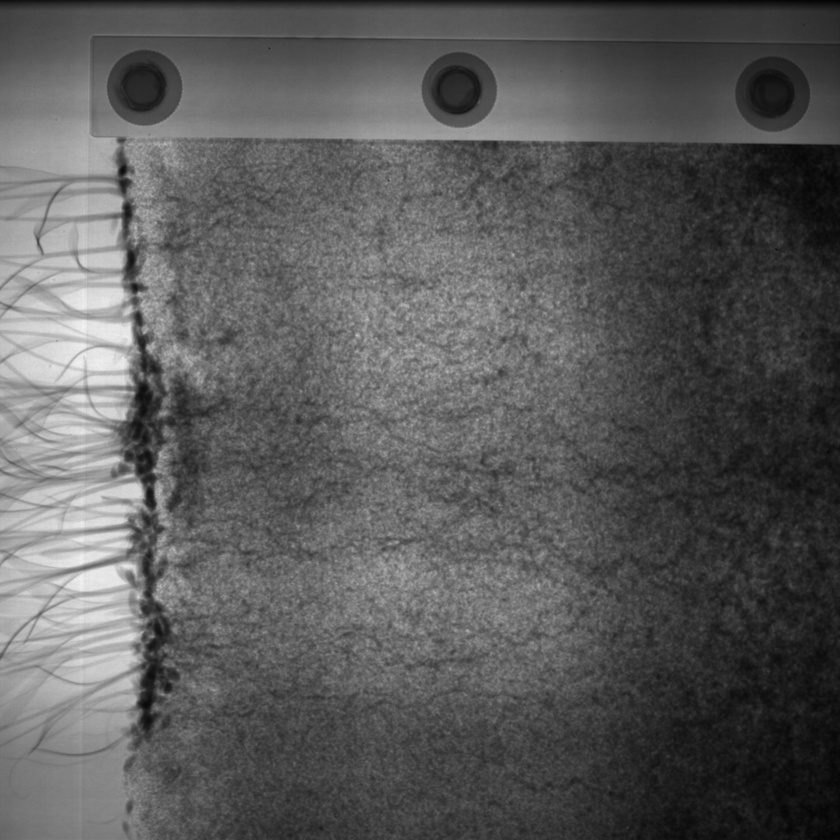
#> input picture working_with_images/panoramic stitching/data/left_image.jpg, 840 x 840 px, shrunk from 2048 x 2048 before the run
$ python script.py
#> lines starting #> are read from the running program, lines starting #| are printed output that depends on the picture
import cv2
import numpy as np
import os

# left_image = 'data/left_image.tif'
# right_image = 'data/right_image.tif'
# assert os.path.exists(left_image)
# assert os.path.exists(right_image)
# top = cv2.imread(left_image, cv2.IMREAD_UNCHANGED)
# bottom = cv2.imread(right_image, cv2.IMREAD_UNCHANGED)

# https://www.youtube.com/watch?v=ToldvnUtBh0
left_jpg = 'data/left_image.jpg'
right_jpg = 'data/right_image.jpg'
assert os.path.exists(left_jpg)
assert os.path.exists(right_jpg)
left = cv2.imread(left_jpg, cv2.IMREAD_UNCHANGED)
#> left is the input picture: shape (840, 840); min 3, max 243, mean 90.2
right = cv2.imread(right_jpg, cv2.IMREAD_UNCHANGED)
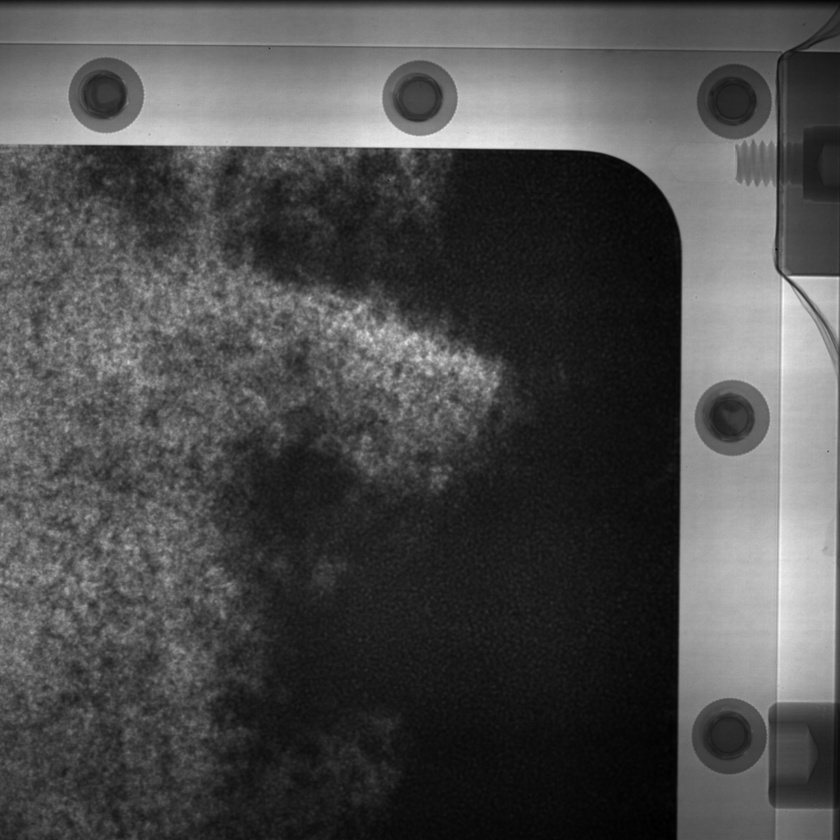
#> input picture working_with_images/panoramic stitching/data/right_image.jpg, 840 x 840 px, shrunk from 2048 x 2048 before the run
#> right is the input picture: shape (840, 840); min 0, max 249, mean 77.1

sift = cv2.xfeatures2d.SIFT_create()
kp1, des1 = sift.detectAndCompute(left, None)
#> kp1 = 2891 keypoints; strongest (x, y, size): (138, 318, 8.5), (141, 341, 9.5), (135, 490, 12.5), (128, 212, 10)
kp2, des2 = sift.detectAndCompute(right, None)
#> kp2 = 2472 keypoints; strongest (x, y, size): (735, 417, 38.7), (791, 283, 3.6), (491, 120, 54.1), (500, 116, 61.8)

# cv2.imshow('original_image_left_keypoints', cv2.drawKeypoints(left, kp1, None))
# cv2.waitKey()

match = cv2.BFMatcher()
matches = match.knnMatch(des1, des2, k=2)
#> matches = 2891 matches

good = []
for m, n in matches:
	if m.distance < 0.03*n.distance:
		good.append(m)
#> after the loop, good = []

draw_parameters = dict(matchColor=(0, 255, 0),
                       singlePointColor=None,
                       flags=2)

img3 = cv2.drawMatches(left, kp1, right, kp2, good, None, **draw_parameters)
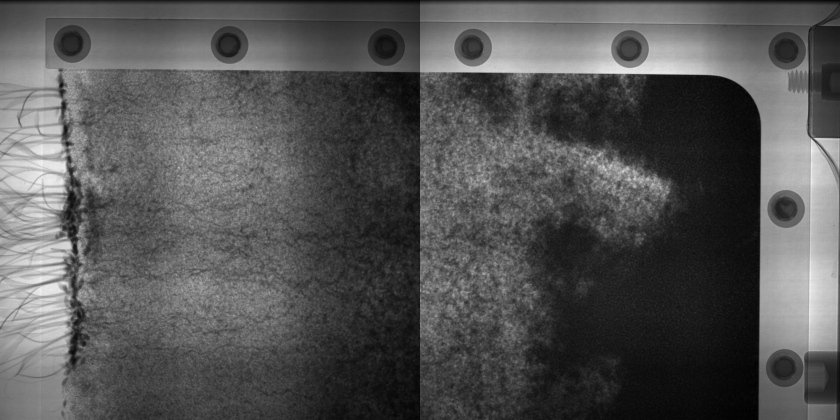
#> img3: shape (840, 1680, 3) (shown at 1/2 size); min 0, max 249, mean 83.6
cv2.imwrite('original_image_drawMaches.jpg', img3)

## not working with our data !!!
